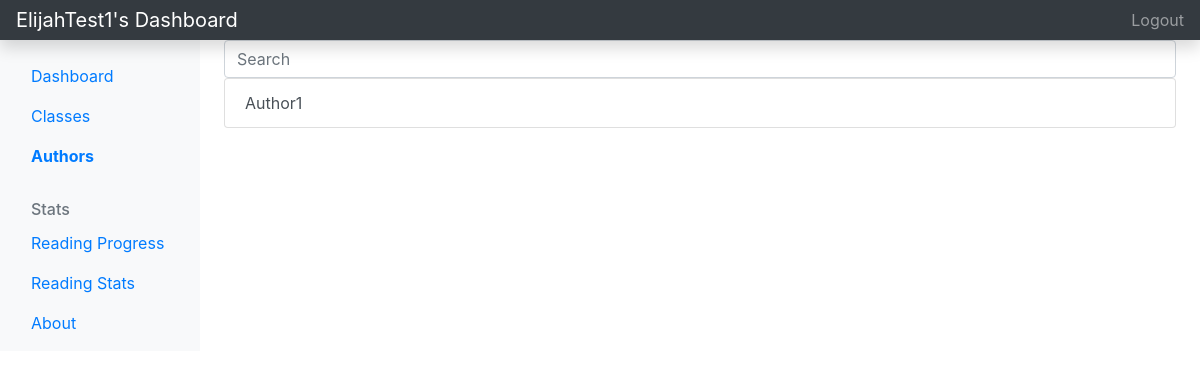
Before: /authors/ (signed in) with the older database file.
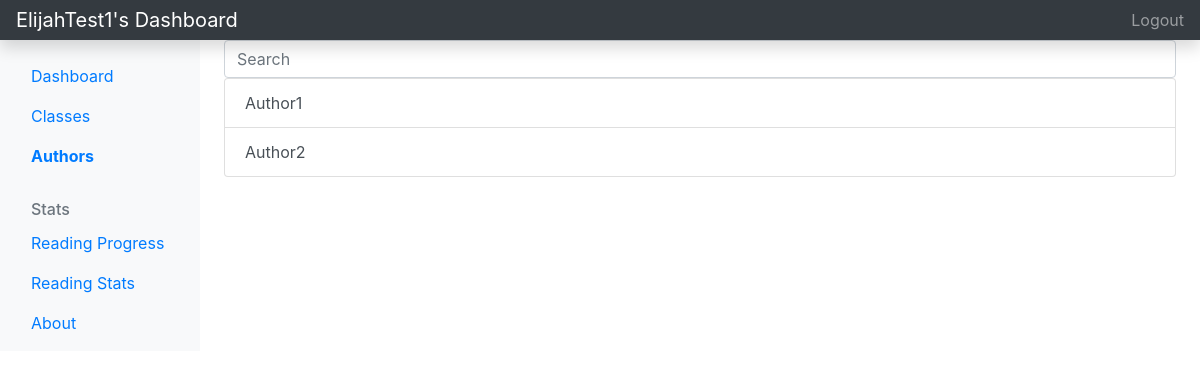
After: the same page with the newer database file.
### main/models.py (models this page shows, shortened)
class Paper(models.Model):
    title = models.CharField(max_length=200, blank=False) # title of the paper, required
    author = models.CharField(max_length=200, blank=True) # author of the paper, not required
    totalPages = models.IntegerField(default=1) # number of pages in the paper (set by user), defaults to 1
    readPages = models.IntegerField(default=0) # number of pages the user has read, defaults to 0
    url = models.CharField(max_length=200, blank=True) # url link of the paper, not required
    addDate = models.DateTimeField(auto_now_add=True, null=True) # time this paper was added by the user
    dueDate = models.DateTimeField(auto_now_add=False, null=True) # time this paper is due
    comments = models.TextField(blank=True) # user added comment about paper
    course = models.ForeignKey(Course, on_delete=models.DO_NOTHING, related_name="paper") # the course this paper belongs to
    def __str__(self):
        return f'{self.title} by {self.author}, {self.totalPages} pages due {self.addDate}'

### main/views.py (the view)
# urls.py: path('authors/', authors_view),
def authors_view(request):
    if not request.user.is_authenticated:
        return redirect('/accounts?needLogin=True')
    authors = []
    papers = []
    try:
        papers = request.user.papers.all().order_by('dueDate')
    except:
        pass
    for paper in papers:
        print(str(paper))
        if paper.author not in authors and paper.author != '':
            authors.append(paper.author)
    return render(request, 'authors.html', {'authors': authors, 'papers': papers})

### main/templates/authors.html (shortened to what this page needs)
<!doctype html>
<html lang="en">
<head>
    <link rel="stylesheet" href="https://cdn.jsdelivr.net/npm/bootstrap@4.5.3/dist/css/bootstrap.min.css"
>
</head>
<body>
    <header class="navbar navbar-dark sticky-top bg-dark flex-md-nowrap p-0 shadow">
        <a class="navbar-brand col-md-3 col-lg-2 me-0 px-3" href="/dashboard">{{request.user.username}}'s Dashboard</a>
        <ul class="navbar-nav px-3">
            <li class="nav-item text-nowrap">
                <a class="nav-link" href="/logout">Logout</a>
            </li>
        </ul>
    </header>
    <div class="container-fluid">
        <div class="row">
            <nav id="sidebarMenu" class="col-md-3 col-lg-2 d-md-block bg-light sidebar collapse">
                <div class="position-sticky pt-3">
                    <ul class="nav flex-column">
                        <li class="nav-item">
                            <a class="nav-link" aria-current="page" href="/">
                                Dashboard
                            </a>
                        </li>
                        <li class="nav-item">
                            <a class="nav-link" href="/classes">
                                Classes
                            </a>
                        </li>
                        <li class="nav-item">
                            <a class="nav-link active" href="/authors">
                                Authors
                            </a>
                        </li>
                    </ul>
                    <h6
                        class="sidebar-heading d-flex justify-content-between align-items-center px-3 mt-4 mb-1 text-muted">
                        <span>Stats</span>
                    </h6>
                    <ul class="nav flex-column mb-2">
                        <li class="nav-item">
                            <a class="nav-link" href="/readingProgress">
                                Reading Progress
                            </a>
                        </li>
                        <li class="nav-item">
                            <a class="nav-link" href="/readingStats">
                                Reading Stats
                            </a>
                        </li>
                        <li class="nav-item">
                            <a class="nav-link" aria-current="page" href="/about">
                                About
                            </a>
                        </li>
                    </ul>
                </div>
            </nav>
            <main class="col-md-9 ms-sm-auto col-lg-10 px-md-4">
                <input id="searchbar" class="form-control mr-sm-2" type="search" placeholder="Search" aria-label="Search">
                <div id="allClasses" class="list-group">
                    {% for author in authors %}
                    <a class="list-group-item list-group-item-action" href="/authorReadings?name={{author}}">
                        {{author}}
                    </a>
                    {% endfor %}
                </div>
            </main>
        </div>
    </div>
</body>
</html>

Changed rows visible on the page:
added Paper: authors "Author2"
